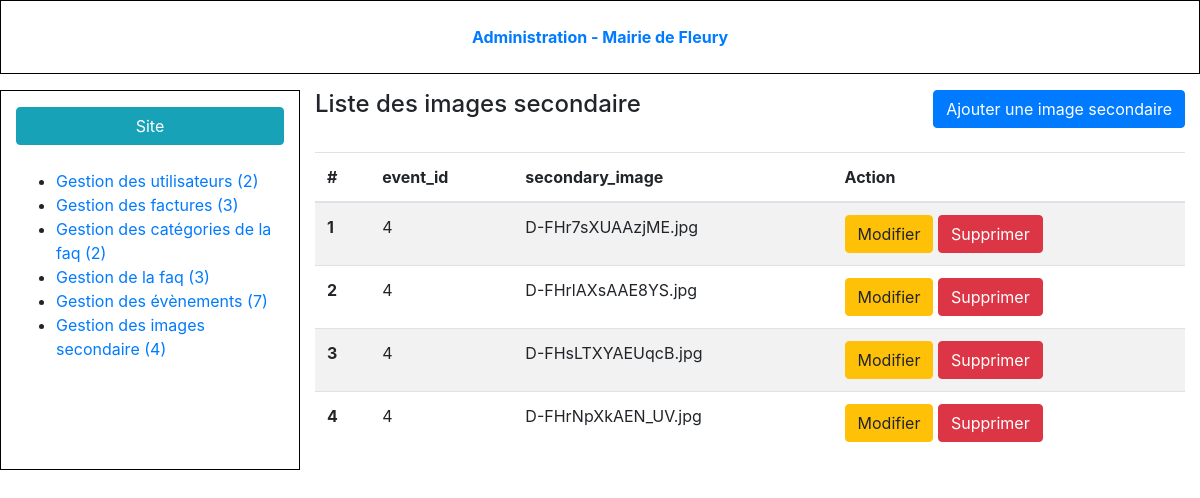
Screenshot of /admin/img-list.php (signed in) with the database file from the repository.
### tables this page shows
CREATE TABLE IF NOT EXISTS `image_galery` (
  `id` int(11) NOT NULL AUTO_INCREMENT,
  `event_id` int(11) NOT NULL,
  `secondary_image` varchar(256) NOT NULL,
  PRIMARY KEY (`id`)
);

### admin/img-list.php (the view, shortened to what this page needs)
<?php
require_once '../tools/common.php';
$query = $db->query('SELECT * FROM image_galery ORDER BY id ASC ');
$imgs = $query->fetchall();
?>
<!DOCTYPE html>
<html>
<head>
    <?php require 'partials/head_assets.php'; ?>
</head>
<body class="index-body">
<div class="container-fluid">
    <?php require 'partials/header.php'; ?>
    <div class="row my-3 index-content">
        <?php require 'partials/nav.php'; ?>
        <section class="col-9">
            <header class="pb-4 d-flex justify-content-between">
                <h4>Liste des images secondaire</h4>
                <a class="btn btn-primary" href="img-form.php">Ajouter une image secondaire</a>
            </header>
            <table class="table table-striped">
                <thead>
                <tr>
                    <th>#</th>
                    <th>event_id</th>
                    <th>secondary_image</th>
                    <th>Action</th>
                </tr>
                </thead>
                <tbody>
                <?php if($imgs): ?>
                    <?php foreach($imgs as $img): ?>
                        <tr>
                            <th><?= htmlentities($img['id']); ?></th>
                            <td><?= htmlentities($img['event_id']); ?></td>
                            <td><?= $img['secondary_image']; ?></td>
                            <td>
                                <a href="img-form.php?event_id=<?= $img['id']; ?>&action=edit" class="btn btn-warning">Modifier</a>
                                <a onclick="return confirm('Are you sure?')" href="img-list.php?event_id=<?= $img['id']; ?>&action=delete" class="btn btn-danger">Supprimer</a>
                            </td>
                        </tr>
                    <?php endforeach; ?>
                <?php else: ?>
                    Aucune image enregistrée.
                <?php endif; ?>
                </tbody>
            </table>
        </section>
    </div>
</div>
</body>
</html>

### rows the page displays
image_galery: id "1", event "4", secondary_image "D-FHr7sXUAAzjME.jpg"
image_galery: id "2", event "4", secondary_image "D-FHrlAXsAAE8YS.jpg"
image_galery: id "3", event "4", secondary_image "D-FHsLTXYAEUqcB.jpg"
image_galery: id "4", event "4", secondary_image "D-FHrNpXkAEN_UV.jpg"

### other values shown
$nbUsers "2"
$nbbill "3"
$nbCategories "2"
$nbfaq "3"
$nbArticles "7"
$nbImg "4"
